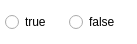
<?xml version="1.0" encoding="UTF-8"?>
<ui version="4.0">
 <class>WidgetWithTwoRadioButtons</class>
 <widget class="QWidget" name="WidgetWithTwoRadioButtons">
  <property name="geometry">
   <rect>
    <x>0</x>
    <y>0</y>
    <width>137</width>
    <height>44</height>
   </rect>
  </property>
  <property name="windowTitle">
   <string/>
  </property>
  <property name="styleSheet">
   <string notr="true"/>
  </property>
  <layout class="QGridLayout" name="gridLayout_2">
   <property name="leftMargin">
    <number>0</number>
   </property>
   <property name="topMargin">
    <number>0</number>
   </property>
   <property name="rightMargin">
    <number>0</number>
   </property>
   <property name="bottomMargin">
    <number>0</number>
   </property>
   <property name="spacing">
    <number>0</number>
   </property>
   <item row="0" column="0">
    <widget class="QWidget" name="widget" native="true">
     <property name="styleSheet">
      <string notr="true">background-color: rgb(255, 255, 255);</string>
     </property>
     <layout class="QGridLayout" name="gridLayout">
      <property name="leftMargin">
       <number>5</number>
      </property>
      <property name="topMargin">
       <number>0</number>
      </property>
      <property name="rightMargin">
       <number>5</number>
      </property>
      <property name="bottomMargin">
       <number>0</number>
      </property>
      <property name="spacing">
       <number>0</number>
      </property>
      <item row="0" column="0">
       <widget class="QRadioButton" name="radioButton">
        <property name="text">
         <string>true</string>
        </property>
       </widget>
      </item>
      <item row="0" column="1">
       <widget class="QRadioButton" name="radioButton_2">
        <property name="text">
         <string>false</string>
        </property>
       </widget>
      </item>
     </layout>
    </widget>
   </item>
  </layout>
 </widget>
 <resources/>
 <connections/>
</ui>
